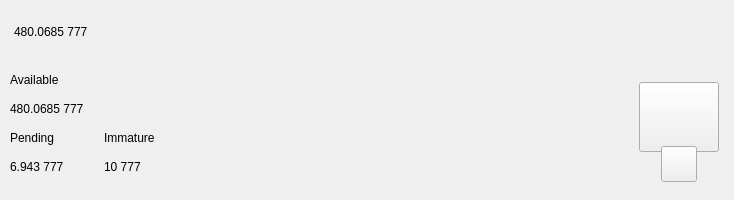
<?xml version="1.0" encoding="UTF-8"?>
<ui version="4.0">
 <class>TopBar</class>
 <widget class="QWidget" name="TopBar">
  <property name="geometry">
   <rect>
    <x>0</x>
    <y>0</y>
    <width>734</width>
    <height>200</height>
   </rect>
  </property>
  <property name="minimumSize">
   <size>
    <width>0</width>
    <height>200</height>
   </size>
  </property>
  <property name="maximumSize">
   <size>
    <width>16777215</width>
    <height>200</height>
   </size>
  </property>
  <property name="windowTitle">
   <string>Form</string>
  </property>
  <layout class="QVBoxLayout" name="verticalLayout_10" stretch="0">
   <property name="spacing">
    <number>0</number>
   </property>
   <property name="leftMargin">
    <number>0</number>
   </property>
   <property name="topMargin">
    <number>0</number>
   </property>
   <property name="rightMargin">
    <number>0</number>
   </property>
   <property name="bottomMargin">
    <number>0</number>
   </property>
   <item>
    <widget class="PFBorderImage" name="containerTop">
     <layout class="QVBoxLayout" name="verticalLayout_11">
      <property name="spacing">
       <number>0</number>
      </property>
      <property name="leftMargin">
       <number>0</number>
      </property>
      <property name="topMargin">
       <number>0</number>
      </property>
      <property name="rightMargin">
       <number>0</number>
      </property>
      <property name="bottomMargin">
       <number>0</number>
      </property>
      <item>
       <widget class="QWidget" name="top_container_2" native="true">
        <property name="minimumSize">
         <size>
          <width>0</width>
          <height>65</height>
         </size>
        </property>
        <layout class="QHBoxLayout" name="top_container">
         <property name="spacing">
          <number>0</number>
         </property>
         <property name="leftMargin">
          <number>14</number>
         </property>
         <property name="topMargin">
          <number>0</number>
         </property>
         <property name="rightMargin">
          <number>14</number>
         </property>
         <property name="bottomMargin">
          <number>0</number>
         </property>
         <item alignment="Qt::AlignVCenter">
          <widget class="QWidget" name="widgetTopAmount" native="true">
           <property name="sizePolicy">
            <sizepolicy hsizetype="Preferred" vsizetype="Maximum">
             <horstretch>0</horstretch>
             <verstretch>0</verstretch>
            </sizepolicy>
           </property>
           <layout class="QHBoxLayout" name="horizontalLayout_5">
            <property name="spacing">
             <number>0</number>
            </property>
            <property name="leftMargin">
             <number>0</number>
            </property>
            <property name="topMargin">
             <number>0</number>
            </property>
            <property name="rightMargin">
             <number>0</number>
            </property>
            <property name="bottomMargin">
             <number>0</number>
            </property>
            <item alignment="Qt::AlignTop">
             <widget class="QLabel" name="labelAmountTopPiv">
              <property name="minimumSize">
               <size>
                <width>0</width>
                <height>36</height>
               </size>
              </property>
              <property name="styleSheet">
               <string notr="true">padding:0px;margin:0px;</string>
              </property>
              <property name="text">
               <string notr="true">480.0685 777</string>
              </property>
             </widget>
            </item>
           </layout>
          </widget>
         </item>
         <item>
          <spacer name="horizontalSpacer">
           <property name="orientation">
            <enum>Qt::Horizontal</enum>
           </property>
           <property name="sizeHint" stdset="0">
            <size>
             <width>40</width>
             <height>20</height>
            </size>
           </property>
          </spacer>
         </item>
         <item>
          <layout class="QHBoxLayout" name="horizontalLayout_4">
           <property name="spacing">
            <number>12</number>
           </property>
           <property name="rightMargin">
            <number>0</number>
           </property>
           <item alignment="Qt::AlignRight">
            <widget class="QWidget" name="layoutSync" native="true">
             <property name="minimumSize">
              <size>
               <width>0</width>
               <height>36</height>
              </size>
             </property>
             <property name="maximumSize">
              <size>
               <width>16777215</width>
               <height>36</height>
              </size>
             </property>
             <layout class="QVBoxLayout" name="verticalLayout_9">
              <property name="leftMargin">
               <number>0</number>
              </property>
              <property name="topMargin">
               <number>0</number>
              </property>
              <property name="rightMargin">
               <number>0</number>
              </property>
              <property name="bottomMargin">
               <number>0</number>
              </property>
              <item>
               <widget class="ExpandableButton" name="pushButtonSync" native="true">
                <property name="minimumSize">
                 <size>
                  <width>36</width>
                  <height>36</height>
                 </size>
                </property>
                <property name="maximumSize">
                 <size>
                  <width>16777215</width>
                  <height>36</height>
                 </size>
                </property>
               </widget>
              </item>
             </layout>
            </widget>
           </item>
           <item>
            <widget class="ExpandableButton" name="pushButtonHDUpgrade" native="true">
             <property name="minimumSize">
              <size>
               <width>36</width>
               <height>36</height>
              </size>
             </property>
            </widget>
           </item>
           <item>
            <widget class="ExpandableButton" name="pushButtonStack" native="true">
             <property name="minimumSize">
              <size>
               <width>36</width>
               <height>36</height>
              </size>
             </property>
            </widget>
           </item>
		   <item>
            <widget class="ExpandableButton" name="pushButtonConsole" native="true">
             <property name="minimumSize">
              <size>
               <width>36</width>
               <height>36</height>
              </size>
             </property>
            </widget>
           </item>
		    <item>
            <widget class="ExpandableButton" name="pushButtonConf" native="true">
             <property name="minimumSize">
              <size>
               <width>36</width>
               <height>36</height>
              </size>
             </property>
            </widget>
           </item>
           <item>
            <widget class="ExpandableButton" name="pushButtonMasternodes" native="true">
             <property name="minimumSize">
              <size>
               <width>36</width>
               <height>36</height>
              </size>
             </property>
            </widget>
           </item>
           <item>
            <widget class="ExpandableButton" name="pushButtonColdStaking" native="true">
             <property name="minimumSize">
              <size>
               <width>36</width>
               <height>36</height>
              </size>
             </property>
            </widget>
           </item>
           <item>
            <widget class="ExpandableButton" name="pushButtonConnection" native="true">
             <property name="minimumSize">
              <size>
               <width>36</width>
               <height>36</height>
              </size>
             </property>
            </widget>
           </item>
           <item>
            <widget class="ExpandableButton" name="pushButtonTor" native="true">
             <property name="minimumSize">
              <size>
               <width>36</width>
               <height>36</height>
              </size>
             </property>
            </widget>
           </item>
           <item>
            <widget class="ExpandableButton" name="pushButtonLock" native="true">
             <property name="sizePolicy">
              <sizepolicy hsizetype="Expanding" vsizetype="Expanding">
               <horstretch>0</horstretch>
               <verstretch>0</verstretch>
              </sizepolicy>
             </property>
             <property name="minimumSize">
              <size>
               <width>36</width>
               <height>0</height>
              </size>
             </property>
            </widget>
           </item>
           <item>
            <widget class="ExpandableButton" name="pushButtonTheme" native="true">
             <property name="minimumSize">
              <size>
               <width>36</width>
               <height>36</height>
              </size>
             </property>
             <property name="maximumSize">
              <size>
               <width>16777215</width>
               <height>36</height>
              </size>
             </property>
            </widget>
           </item>
           <item>
            <widget class="ExpandableButton" name="pushButtonFAQ" native="true">
             <property name="minimumSize">
              <size>
               <width>36</width>
               <height>36</height>
              </size>
             </property>
            </widget>
           </item>
          </layout>
         </item>
        </layout>
       </widget>
      </item>
      <item>
       <widget class="QWidget" name="bottom_container" native="true">
        <property name="minimumSize">
         <size>
          <width>0</width>
          <height>135</height>
         </size>
        </property>
        <layout class="QHBoxLayout" name="botton_container">
         <property name="leftMargin">
          <number>10</number>
         </property>
         <property name="topMargin">
          <number>0</number>
         </property>
         <property name="rightMargin">
          <number>10</number>
         </property>
         <property name="bottomMargin">
          <number>10</number>
         </property>
         <item>
          <layout class="QHBoxLayout" name="horizontalLayout_3">
           <property name="bottomMargin">
            <number>9</number>
           </property>
           <item>
            <layout class="QVBoxLayout" name="verticalLayout_7">
             <property name="spacing">
              <number>0</number>
             </property>
             <property name="leftMargin">
              <number>0</number>
             </property>
             <property name="rightMargin">
              <number>30</number>
             </property>
             <item>
              <layout class="QVBoxLayout" name="verticalLayout_2">
               <item>
                <widget class="QLabel" name="labelTitle1">
                 <property name="text">
                  <string>Available</string>
                 </property>
                </widget>
               </item>
               <item>
                <widget class="QLabel" name="labelAmountPiv">
                 <property name="text">
                  <string notr="true">480.0685 777</string>
                 </property>
                </widget>
               </item>
              </layout>
             </item>
             <item>
              <layout class="QHBoxLayout" name="horizontalLayout_2">
               <property name="spacing">
                <number>0</number>
               </property>
               <item>
                <layout class="QVBoxLayout" name="verticalLayout_3">
                 <item>
                  <widget class="QLabel" name="labelTitle3">
                   <property name="text">
                    <string>Pending</string>
                   </property>
                  </widget>
                 </item>
                 <item>
                  <widget class="QLabel" name="labelPendingPiv">
                   <property name="text">
                    <string notr="true">6.943 777</string>
                   </property>
                  </widget>
                 </item>
                </layout>
               </item>
               <item>
                <spacer name="horizontalSpacer_3">
                 <property name="orientation">
                  <enum>Qt::Horizontal</enum>
                 </property>
                 <property name="sizeType">
                  <enum>QSizePolicy::Fixed</enum>
                 </property>
                 <property name="sizeHint" stdset="0">
                  <size>
                   <width>40</width>
                   <height>20</height>
                  </size>
                 </property>
                </spacer>
               </item>
               <item>
                <layout class="QVBoxLayout" name="verticalLayout_4">
                 <item>
                  <widget class="QLabel" name="labelTitle4">
                   <property name="text">
                    <string>Immature</string>
                   </property>
                  </widget>
                 </item>
                 <item>
                  <widget class="QLabel" name="labelImmaturePiv">
                   <property name="text">
                    <string notr="true">10 777</string>
                   </property>
                  </widget>
                 </item>
                </layout>
               </item>
              </layout>
             </item>
            </layout>
           </item>
          </layout>
         </item>
         <item>
          <spacer name="horizontalSpacer_2">
           <property name="orientation">
            <enum>Qt::Horizontal</enum>
           </property>
           <property name="sizeHint" stdset="0">
            <size>
             <width>40</width>
             <height>20</height>
            </size>
           </property>
          </spacer>
         </item>
         <item alignment="Qt::AlignHCenter|Qt::AlignVCenter">
          <widget class="QWidget" name="qrContainer" native="true">
           <property name="sizePolicy">
            <sizepolicy hsizetype="Preferred" vsizetype="Minimum">
             <horstretch>0</horstretch>
             <verstretch>0</verstretch>
            </sizepolicy>
           </property>
           <property name="minimumSize">
            <size>
             <width>90</width>
             <height>110</height>
            </size>
           </property>
           <property name="maximumSize">
            <size>
             <width>90</width>
             <height>110</height>
            </size>
           </property>
           <layout class="QVBoxLayout" name="containerQR">
            <property name="spacing">
             <number>0</number>
            </property>
            <property name="leftMargin">
             <number>5</number>
            </property>
            <property name="topMargin">
             <number>10</number>
            </property>
            <property name="rightMargin">
             <number>5</number>
            </property>
            <property name="bottomMargin">
             <number>0</number>
            </property>
            <item>
             <widget class="QPushButton" name="btnQr">
              <property name="minimumSize">
               <size>
                <width>70</width>
                <height>70</height>
               </size>
              </property>
              <property name="maximumSize">
               <size>
                <width>16777215</width>
                <height>70</height>
               </size>
              </property>
              <property name="focusPolicy">
               <enum>Qt::NoFocus</enum>
              </property>
              <property name="text">
               <string/>
              </property>
              <property name="iconSize">
               <size>
                <width>70</width>
                <height>70</height>
               </size>
              </property>
             </widget>
            </item>
            <item>
             <spacer name="verticalSpacer">
              <property name="orientation">
               <enum>Qt::Vertical</enum>
              </property>
              <property name="sizeType">
               <enum>QSizePolicy::Fixed</enum>
              </property>
              <property name="sizeHint" stdset="0">
               <size>
                <width>20</width>
                <height>20</height>
               </size>
              </property>
             </spacer>
            </item>
            <item alignment="Qt::AlignHCenter|Qt::AlignBottom">
             <widget class="QPushButton" name="pushButtonQR">
              <property name="minimumSize">
               <size>
                <width>36</width>
                <height>36</height>
               </size>
              </property>
              <property name="maximumSize">
               <size>
                <width>36</width>
                <height>36</height>
               </size>
              </property>
              <property name="focusPolicy">
               <enum>Qt::NoFocus</enum>
              </property>
              <property name="text">
               <string/>
              </property>
             </widget>
            </item>
           </layout>
          </widget>
         </item>
        </layout>
       </widget>
      </item>
     </layout>
    </widget>
   </item>
  </layout>
 </widget>
 <customwidgets>
  <customwidget>
   <class>ExpandableButton</class>
   <extends>QWidget</extends>
   <header>qt/pivx/expandablebutton.h</header>
   <container>1</container>
  </customwidget>
  <customwidget>
   <class>PFBorderImage</class>
   <extends>QFrame</extends>
   <header>qt/pivx/pfborderimage.h</header>
   <container>1</container>
  </customwidget>
 </customwidgets>
 <resources/>
 <connections/>
</ui>
